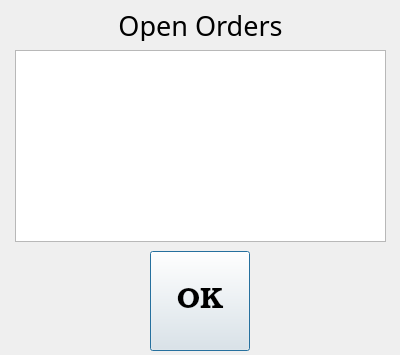
<?xml version="1.0" encoding="UTF-8"?>
<ui version="4.0">
 <class>open_orders_dialog</class>
 <widget class="QDialog" name="open_orders_dialog">
  <property name="geometry">
   <rect>
    <x>0</x>
    <y>0</y>
    <width>400</width>
    <height>355</height>
   </rect>
  </property>
  <property name="font">
   <font>
    <family>Book Antiqua</family>
    <pointsize>20</pointsize>
   </font>
  </property>
  <property name="windowTitle">
   <string>Open Orders</string>
  </property>
  <widget class="QLabel" name="label">
   <property name="geometry">
    <rect>
     <x>10</x>
     <y>10</y>
     <width>381</width>
     <height>31</height>
    </rect>
   </property>
   <property name="text">
    <string>Open Orders</string>
   </property>
   <property name="alignment">
    <set>Qt::AlignCenter</set>
   </property>
  </widget>
  <widget class="QTableWidget" name="tableWidget">
   <property name="geometry">
    <rect>
     <x>15</x>
     <y>50</y>
     <width>371</width>
     <height>192</height>
    </rect>
   </property>
  </widget>
  <widget class="QWidget" name="horizontalLayoutWidget">
   <property name="geometry">
    <rect>
     <x>10</x>
     <y>250</y>
     <width>381</width>
     <height>102</height>
    </rect>
   </property>
   <layout class="QHBoxLayout" name="horizontalLayout">
    <item>
     <widget class="QPushButton" name="btn_ok">
      <property name="sizePolicy">
       <sizepolicy hsizetype="Preferred" vsizetype="Preferred">
        <horstretch>0</horstretch>
        <verstretch>20</verstretch>
       </sizepolicy>
      </property>
      <property name="minimumSize">
       <size>
        <width>100</width>
        <height>100</height>
       </size>
      </property>
      <property name="maximumSize">
       <size>
        <width>100</width>
        <height>100</height>
       </size>
      </property>
      <property name="baseSize">
       <size>
        <width>12</width>
        <height>2</height>
       </size>
      </property>
      <property name="font">
       <font>
        <family>Bookman Old Style</family>
        <pointsize>22</pointsize>
        <stylestrategy>PreferAntialias</stylestrategy>
       </font>
      </property>
      <property name="text">
       <string>OK</string>
      </property>
     </widget>
    </item>
   </layout>
  </widget>
 </widget>
 <resources/>
 <connections/>
</ui>
